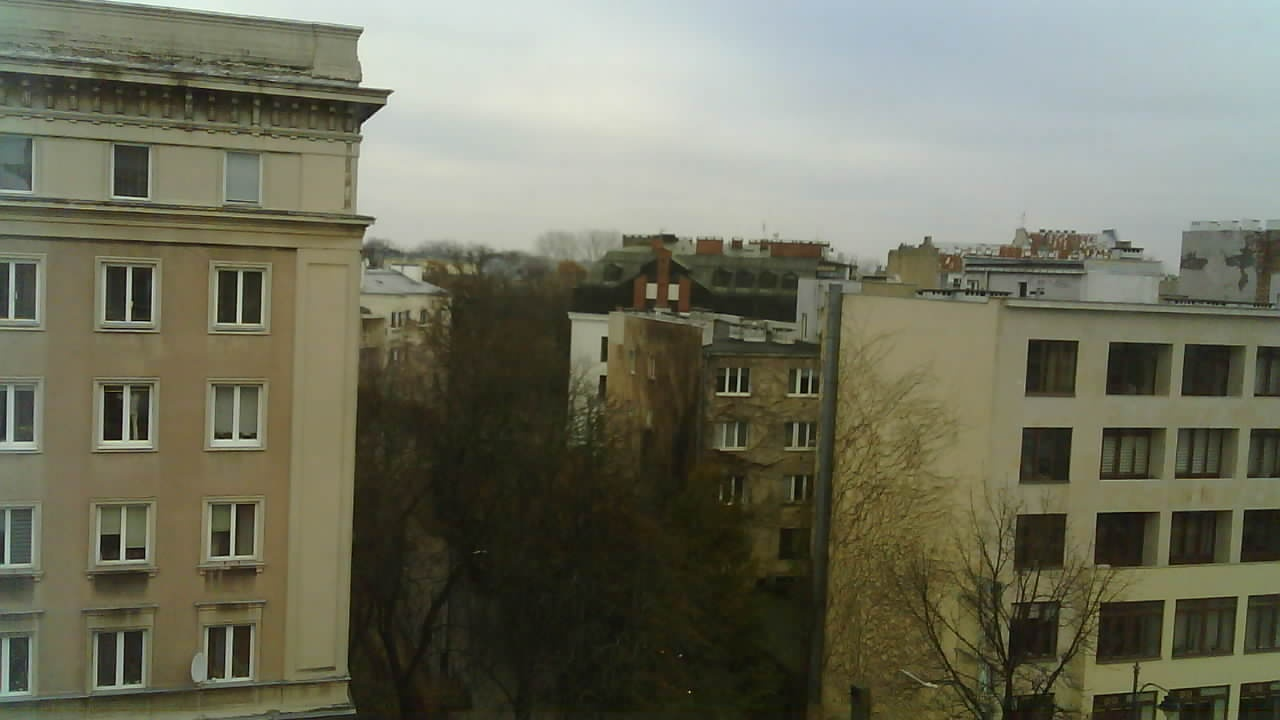
#> input picture hw1/image1.jpg, 1280 x 720 px
$ python image_sticher.py image1.jpg image2.jpg   (older library calls are emulated)
#> lines starting #> are read from the running program, lines starting #| are printed output that depends on the picture
#> in pipeline, image1 is the input picture: shape (720, 1280, 3); mean B, G, R 93.3, 111.6, 111
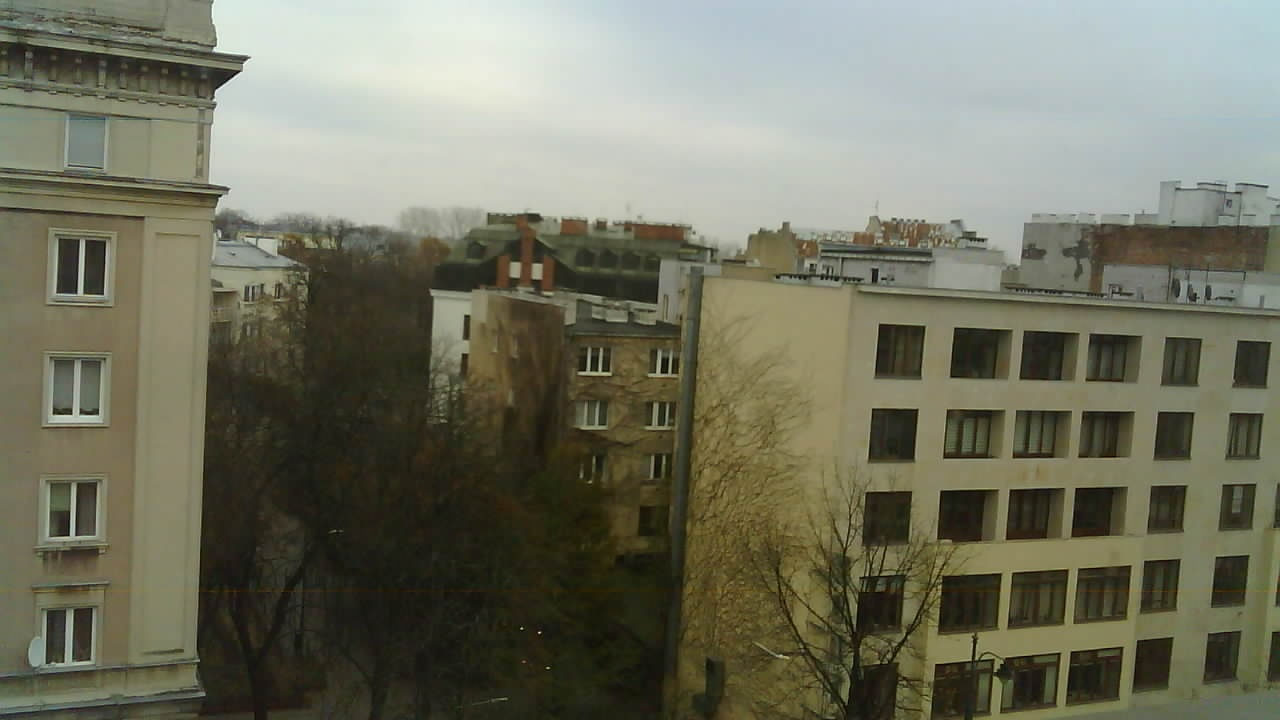
#> input picture hw1/image2.jpg, 1280 x 720 px
#> in pipeline, image2 is the input picture: shape (720, 1280, 3); mean B, G, R 96.9, 114.8, 114.1
import numpy as np
import cv2
import random
import argparse

MY_MATCHES=np.array([[[ 968.,  268.],
        [ 824.,  254.]],

       [[ 984.,  248.],
        [ 838.,  235.]],

       [[1001.,  269.],
        [ 854.,  256.]],

       [[1007.,  283.],
        [ 860.,  269.]],

       [[1019.,  601.],
        [ 867.,  575.]],

       [[1024.,  281.],
        [ 875.,  267.]],

       [[1033.,  228.],
        [ 885.,  216.]],

       [[1034.,  250.],
        [ 886.,  238.]],

       [[1043.,  234.],
        [ 895.,  222.]],

       [[1049.,  685.],
        [ 894.,  655.]],

       [[1051.,  255.],
        [ 902.,  243.]],

       [[1058.,  605.],
        [ 903.,  578.]],

       [[1065.,  666.],
        [ 909.,  637.]],

       [[1070.,  348.],
        [ 918.,  332.]],

       [[1076.,  651.],
        [ 920.,  622.]],

       [[1092.,  366.],
        [ 938.,  350.]],

       [[1095.,  645.],
        [ 937.,  617.]],

       [[1097.,  614.],
        [ 940.,  587.]],

       [[1124.,  468.],
        [ 966.,  447.]],

       [[1134.,  664.],
        [ 973.,  634.]]])

def undistort(image):
    size = image.shape[1::-1]
#> size = (1280, 720)
    assert size == (1280, 720) # Values calculated for quality 11.
    camera_matrix = np.array([[1.21875562e+05, 0.00000000e+00, 6.65079519e+02],
        [0.00000000e+00, 3.86689259e+04, 2.52346547e+02],
        [0.00000000e+00, 0.00000000e+00, 1.00000000e+00]])
    dist_coeffs = np.array([[-1.64370734e+02, -8.00393104e+01,  2.05539224e+00,  1.08168391e-01,
        1.92432149e+01]])

    alpha = 0.
    rect_camera_matrix = cv2.getOptimalNewCameraMatrix(camera_matrix, dist_coeffs, size, alpha)[0]

    # Calculate undistortion maps
    map1, map2 = cv2.initUndistortRectifyMap(camera_matrix, dist_coeffs, np.eye(3), rect_camera_matrix, size, cv2.CV_32FC1)
    undistorted_img = cv2.remap(image, map1, map2, cv2.INTER_LINEAR)
    return undistorted_img


def get_matches(filename1, filename2, visualize=True, lowe_ratio=0.6):
    # Read images from files, convert to greyscale
#> called with filename1 = 'image1.jpg', filename2 = 'image2.jpg', visualize = False, lowe_ratio = 0.6
    img1 = cv2.imread(filename1, cv2.IMREAD_GRAYSCALE)
#> img1: shape (720, 1280); min 0, max 251, mean 109.3
    img2 = cv2.imread(filename2, cv2.IMREAD_GRAYSCALE)
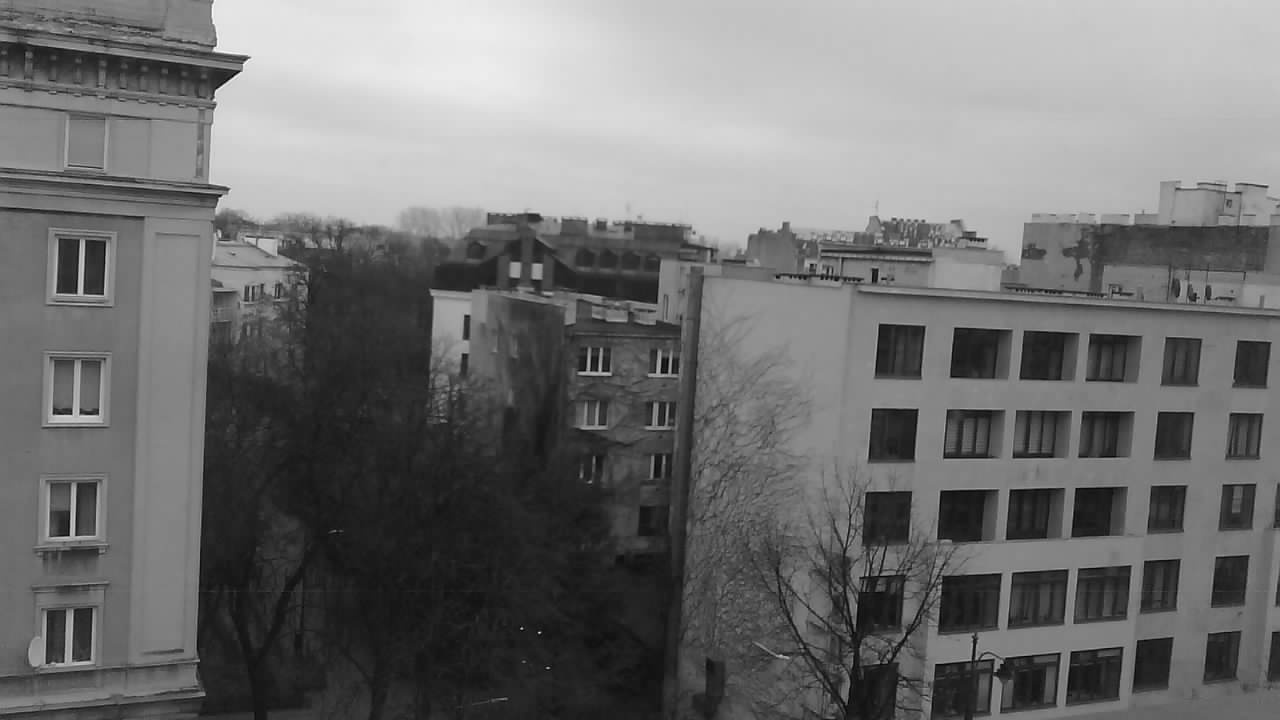
#> img2: shape (720, 1280); min 0, max 255, mean 112.6

    # Find the keypoints and descriptors with SIFT
    sift = cv2.SIFT_create()
    kp1, des1 = sift.detectAndCompute(img1, None)
#> kp1 = 2462 keypoints; strongest (x, y, size): (131, 438, 3.1), (389, 92, 3.9), (229, 436, 4.9), (241, 436, 4.2)
    kp2, des2 = sift.detectAndCompute(img2, None)
#> kp2 = 2525 keypoints; strongest (x, y, size): (220, 195, 2.1), (245, 58, 4.4), (238, 72, 2.6), (69, 411, 5.3)

    # FLANN parameters
    FLANN_INDEX_KDTREE = 1
    index_params = dict(algorithm=FLANN_INDEX_KDTREE, trees=5)
    search_params = dict(checks=50)  # or pass empty dictionary
    flann = cv2.FlannBasedMatcher(index_params, search_params)
    matches = flann.knnMatch(des1, des2, k=2)
#> matches = 2462 matches

    # Need to draw good matches, so create a mask
    matchesMask = [[0, 0] for i in range(len(matches))]
#> matchesMask = 2462 pairs, first value 0 to 0, second value 0 to 0

    # Ratio test as per Lowe's paper
    good_matches = []
    for i, (m, n) in enumerate(matches):
        if m.distance < lowe_ratio * n.distance:
            matchesMask[i] = [1, 0]
            good_matches.append((kp1[m.queryIdx].pt, kp2[m.trainIdx].pt))
#> after the loop, good_matches = 723 items; matchesMask = 2462 pairs, first value 0 to 1, second value 0 to 0

    if visualize:
        draw_params = dict(
            matchColor=(0, 255, 0),
            singlePointColor=(0, 0, 255),
            matchesMask=matchesMask,
            flags=cv2.DrawMatchesFlags_DEFAULT,
        )
        img3 = cv2.drawMatchesKnn(img1, kp1, img2, kp2, matches, None, **draw_params)
        cv2.imshow("get_matches", img3)
        cv2.waitKey(0)
        cv2.destroyAllWindows()

    return good_matches

def apply_homography(homography, vector):
    result = homography @ vector
    return result / result[-1]

def ransac(values, num_of_data_points_to_fit=4, k=100, eps=10):
#> called with values = array of shape (723, 2, 2), num_of_data_points_to_fit = 4, k = 50, eps = 0.5
    values = np.concatenate([values, np.ones((*values.shape[:-1], 1))], axis=2)
    best_model = None
    best_point_count = 0
    for _ in range(k):
        sample = random.sample(list(values), num_of_data_points_to_fit)

        x = np.hstack([v[0].reshape(3, 1) for v in sample])
        y = np.hstack([v[1].reshape(3, 1) for v in sample])
        maybe_model = find_projective_transformation(x, y)

        inliers = []
        for v in values:
            res = apply_homography(maybe_model, v[0])
            if np.linalg.norm(res - v[1]) < eps:
                inliers.append(v)

        if len(inliers) > best_point_count:
            x = np.hstack([v[0].reshape(3, 1) for v in inliers])
            y = np.hstack([v[1].reshape(3, 1) for v in inliers])
            maybe_model = find_projective_transformation(x, y)
            best_model = maybe_model
            best_point_count = len(inliers)
#> this loop made 50 passes

    return best_model


def get_from_image_or_black(image, vectors, dtype=np.uint8):
    size = (image.shape[1], image.shape[0])
    result = np.zeros(vectors.shape, dtype)
    for i, row in enumerate(vectors):
        for j, el in enumerate(row):
            x, y, _ = el
            if x < 0 or x >= size[0] or y < 0 or y >= size[1]:
                result[i, j, :] = np.zeros(3, dtype)
            else:
                result[i, j, :] = image[y, x, :]
    return result

def transform_homography(image, homography_matrix, translation, wanted_shape=None, dtype=np.uint8):
    # Translation is being applied before homography transformation.
    # Calculating inverse homography. TODO Note: it may fail.
#> called with homography_matrix = array of shape (3, 3), translation = (49, 177), wanted_shape = (769, 1458, 3)
    inverse_homography = np.linalg.inv(homography_matrix)
    # OpenCV and maths dimensions are different than numpy.
    if not wanted_shape:
        size = (image.shape[1], image.shape[0])
    else:
        size = (wanted_shape[1], wanted_shape[0])

    ys, xs = np.mgrid[0:size[1], 0:size[0]]
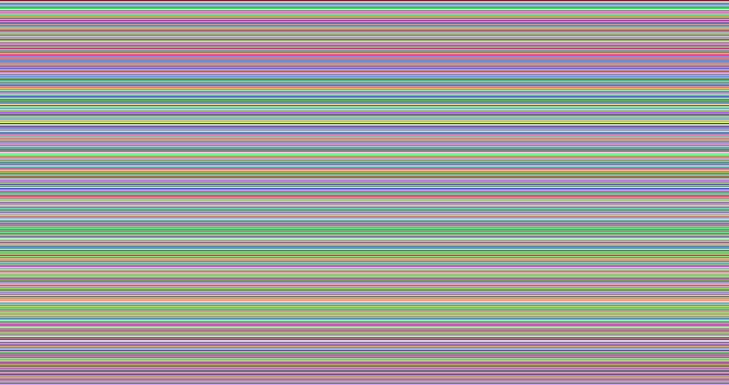
#> ys: shape (769, 1458) int64 (shown at 1/2 size); 769 distinct labels, from 0 to 768; one colour per label, 0 black

    homogenous_vectors = np.stack([xs - translation[1], ys - translation[0], np.ones(xs.shape)], axis=-1)
    source_vectors = (homogenous_vectors @ inverse_homography.T)

    source_vectors /= np.expand_dims(source_vectors[:, :, -1], 2)
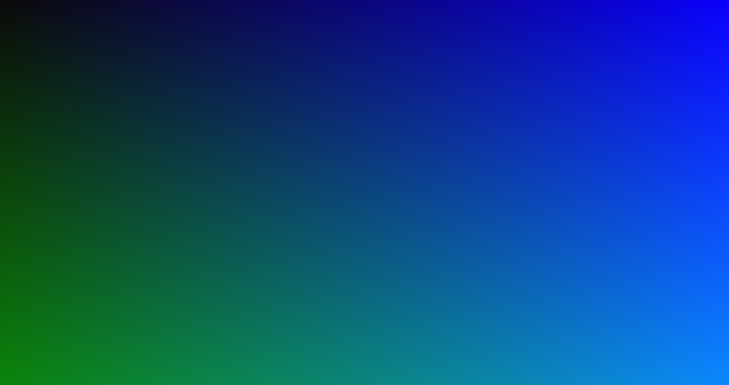
#> source_vectors: shape (769, 1458, 3) float64 (shown at 1/2 size); mean of channels 0, 1, 2 704.2, 355.7, 1; drawn with min black and max white

    source_vectors = np.rint(source_vectors).astype(int)

    return get_from_image_or_black(image, source_vectors, dtype=dtype)


def find_projective_transformation(src_vectors, dst_vectors):
    # Matching pairs should consist of normalized vectors.

    single_pair_matrices = []
    for s, d in zip(src_vectors.T, dst_vectors.T):
        xs, ys, _ = s
        xd, yd, _ = d
        single_pair_matrices.append(np.array([
            [xs, ys, 1, 0, 0, 0, -xd*xs, -xd*ys, -xd],
            [0, 0, 0, xs, ys, 1, -yd*xs, -yd*ys, -yd]
        ]))

    A = np.vstack(single_pair_matrices)

    _, _, V = np.linalg.svd(A)
    eigenvector = V[-1, :]

    return eigenvector.reshape((3,3))


def test_find_projective_transformation(test_cases=10):
    # Not 100% exact due to random values and inaccuracy of matrix operations.
    for i in range(1, test_cases + 1):
        homography_matrix = np.random.random((3,3))
        homography_matrix /= np.linalg.norm(homography_matrix, ord=2)
        src_vectors = np.vstack([np.array([[0, 0, 1, 1],[0, 1, 0, 1]], dtype=np.float64), np.ones((1,4), dtype=np.float64)])
        dst_vectors = homography_matrix @ src_vectors
        dst_vectors /= dst_vectors[-1, :]
        calculated_homography_matrix = find_projective_transformation(src_vectors, dst_vectors)
        if np.all(np.isclose(homography_matrix, calculated_homography_matrix, atol=0.1)):
            print(f"Test {i} passed.")
        else:
            print(f"""Test {i} failed.
    Expected:   {homography_matrix}
    Got:        {calculated_homography_matrix}
    Source vectors:         {src_vectors}
    Destination vectors:    {dst_vectors}
    -------------------------------------------"""
            )


def find_optimal_size_and_translation(base_image_shape, second_image_shape, transformation, margin=0):
    y, x, _ = second_image_shape
    transformed_corners = transformation @ np.vstack([np.array([[0, 0, x, x], [0, y, 0, y]]), np.ones((1, 4))])
    transformed_corners /= transformed_corners[-1, :]

    base_height, base_width, _ = base_image_shape
    possible_corners = np.hstack([np.array([[0, 0, base_width, base_width], [0, base_height, 0, base_height]]), transformed_corners[:-1, :]])

    left_top_corner = np.min(possible_corners, axis=1) - np.full((2,), margin)
    right_bottom_corner = np.max(possible_corners, axis=1) + np.full((2,), margin)

    translation_of_origin = tuple(np.rint(-left_top_corner).astype(int))
    new_size = tuple(np.ceil(right_bottom_corner - left_top_corner).astype(int))

    return translation_of_origin[::-1], new_size[::-1]


def distance_from_edge(image):
    y, x, _ = image.shape
    ys, xs = np.mgrid[0:y, 0:x]
    return np.min(np.stack([xs, x - xs, ys, y - ys], axis=-1), axis=2)


def stich_images(image1, image2, transformation):
    translation, new_shape = find_optimal_size_and_translation(
        image1.shape,
        image2.shape,
        transformation,
        margin=0
    )
    new_shape += tuple([3])

    image1_resized = np.zeros(new_shape, np.uint8)
    image1_resized[translation[0]:translation[0]+image1.shape[0], translation[1]:translation[1]+image1.shape[1]] = image1

    image1_weights = np.zeros(new_shape[:2], np.float64)
    image1_weights[translation[0]:translation[0]+image1.shape[0], \
        translation[1]:translation[1]+image1.shape[1]] = distance_from_edge(image1)

    image2_transformed = transform_homography(image2, transformation, translation, new_shape)

    image2_weights_before_transformation = np.stack([distance_from_edge(image2)] * 3, axis=-1)
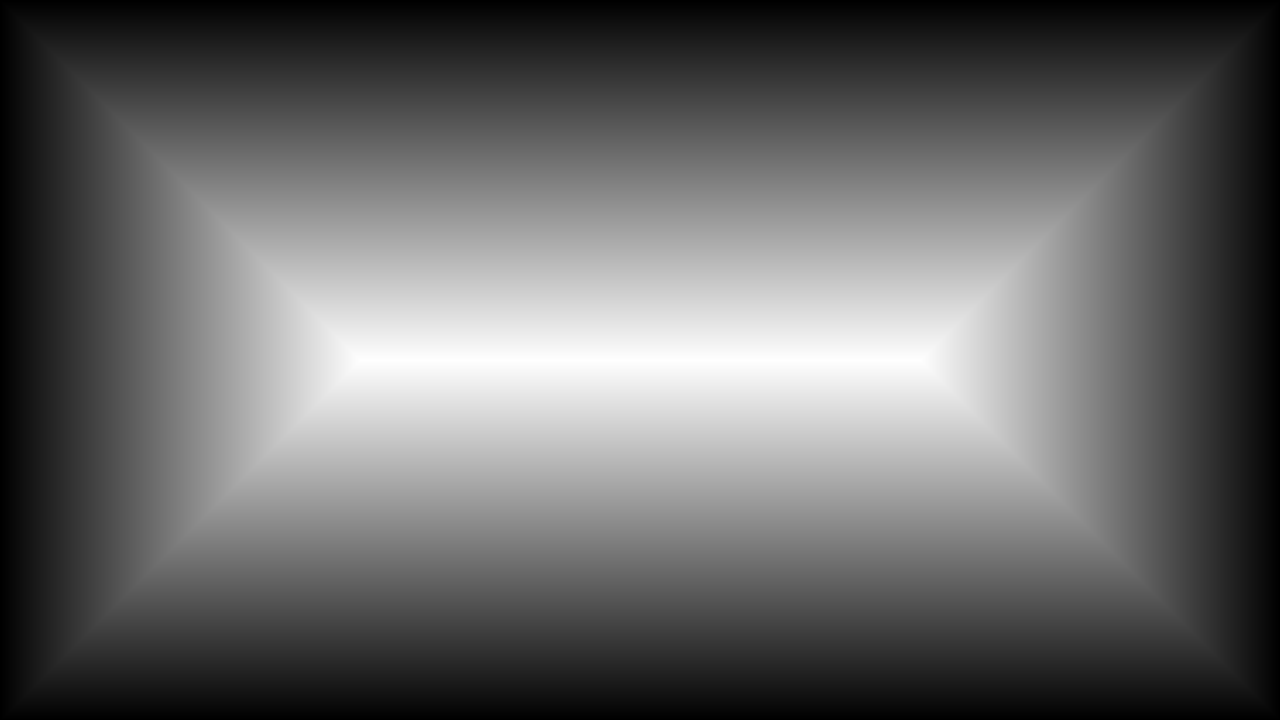
#> image2_weights_before_transformation: shape (720, 1280, 3) int64; min 0, max 360, mean 146.2; drawn with min black and max white
    image2_weights = transform_homography(
        image2_weights_before_transformation,
        transformation,
        translation,
        new_shape,
        np.float64
    )[:, :, 0]
#> after the loop in get_from_image_or_black (call 2), `for i, row in enumerate(vectors):`:
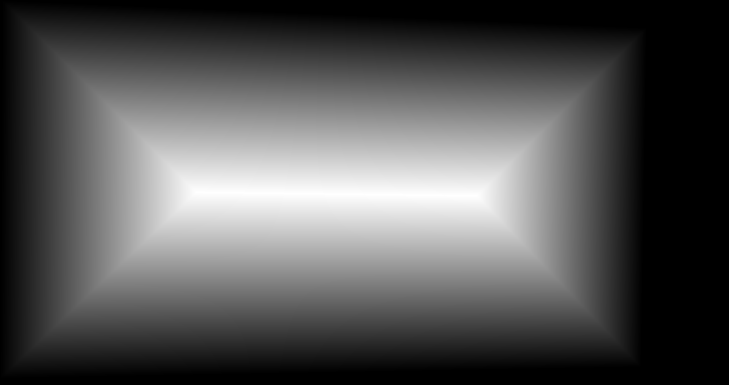
#> result: shape (769, 1458, 3) float64 (shown at 1/2 size); min 0, max 360, mean 120.1; drawn with min black and max white

    image1_weights = np.expand_dims(image1_weights, 2)
    image2_weights = np.expand_dims(image2_weights, 2)

    # 0/0 warning, but nonzero / 0 will never happen
    result = np.floor(
        ((image1_resized * image1_weights) + (image2_transformed * image2_weights)) / (image1_weights + image2_weights)
    ).astype(np.uint8)
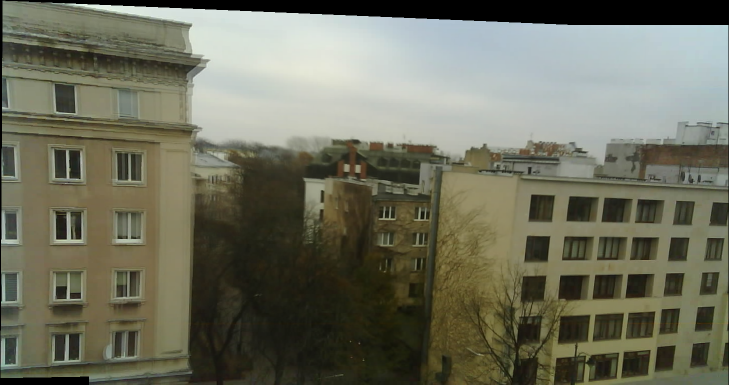
#> result: shape (769, 1458, 3) (shown at 1/2 size); mean B, G, R 92.9, 110.1, 109.4

    return result


def pipeline(path1, path2, visualize=False, save=True, use_handpicked_matches=False):
    # Load images.
    image1 = cv2.imread(path1)
    image2 = cv2.imread(path2)

    if visualize:
        cv2.namedWindow("pipeline")
        cv2.imshow("pipeline", cv2.hconcat([image1, image2]))
        cv2.waitKey()

    # Undistort. TODO
    image1 = undistort(image1)
    image2 = undistort(image2)

    if save:
        cv2.imwrite('./image1_undistorted.jpg', image1)
        cv2.imwrite('./image2_undistorted.jpg', image2)

    if visualize:
        cv2.imshow("pipeline", cv2.hconcat([image1, image2]))
        cv2.waitKey()


    # Get matching points.
    if not use_handpicked_matches:
        matches = np.array(get_matches(path1, path2, visualize=visualize))
    else:
        matches = MY_MATCHES

    # Get best homography with RANSAC.
    homography = ransac(matches, k=50, eps=0.5)

    # Stich images.
    stiched_image = stich_images(image2, image1, homography)
    if visualize:
        cv2.imshow("pipeline", stiched_image)
        cv2.waitKey()

    if save:
        cv2.imwrite('./stiched.jpg', stiched_image)


if __name__ == "__main__":
    parser = argparse.ArgumentParser(prog = 'Image stiching')
    parser.add_argument('path1')
    parser.add_argument('path2')

    parser.add_argument('-v', '--visualize', action='store_true')
    parser.add_argument('--nosave', action='store_true')
    parser.add_argument('--handpickedmatches', action='store_true')

    args = parser.parse_args()

    pipeline(
        args.path1,
        args.path2,
        visualize=args.visualize,
        save=not args.nosave,
        use_handpicked_matches=args.handpickedmatches
    )
